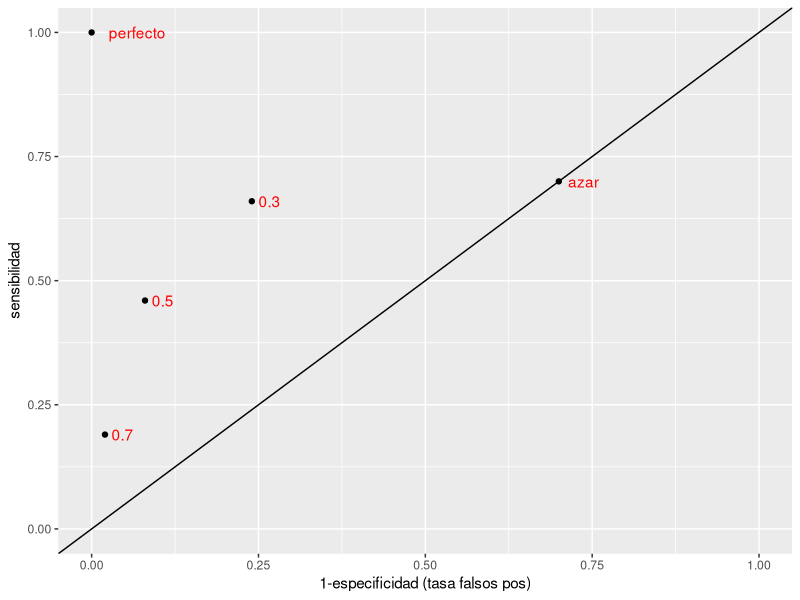

The R source for this figure:
## ---- chunk 1
tabla_1 <- data.frame(A=c(50,20,20), B=c(2,105,10), C=c(0,10,30))
rownames(tabla_1) <- c('A.pred', 'B.pred', 'C.pred')
tabla_1 <- as.table(as.matrix(tabla_1))
knitr::kable(tabla_1)
## ---- chunk 2
knitr::kable(round(prop.table(tabla_1, 2),2))
## ---- chunk 3
knitr::kable(round(prop.table(tabla_1, 1),2))
## ---- chunk 4
library(dplyr)
library(tidyr)
library(ggplot2)
diabetes_ent <- as_data_frame(MASS::Pima.tr)
diabetes_pr <- as_data_frame(MASS::Pima.te)
mod_1 <- glm(type ~ glu, data = diabetes_ent, family = 'binomial')
preds_prueba <- predict(mod_1, newdata = diabetes_pr, type ='response')
## ---- chunk 5
table(preds_prueba > 0.7, diabetes_pr$type)
tab <- prop.table(table(preds_prueba > 0.7, diabetes_pr$type),2)
tab
## ---- chunk 6
table(preds_prueba > 0.3, diabetes_pr$type)
tab <- prop.table(table(preds_prueba > 0.3, diabetes_pr$type),2)
tab
## ---- chunk 7
clasif_1 <- data.frame(
  corte = c('0.3','0.5','0.7','perfecto','azar'),
  tasa_falsos_pos=c(0.24,0.08,0.02,0,0.7),
  sensibilidad =c(0.66, 0.46,0.19,1,0.7))
ggplot(clasif_1, aes(x=tasa_falsos_pos, y=sensibilidad,
  label=corte)) + geom_point() + 
  geom_abline(intercept=0, slope=1) +
  xlim(c(0,1)) +ylim(c(0,1)) + geom_text(hjust=-0.3, col='red')+
  xlab('1-especificidad (tasa falsos pos)')

